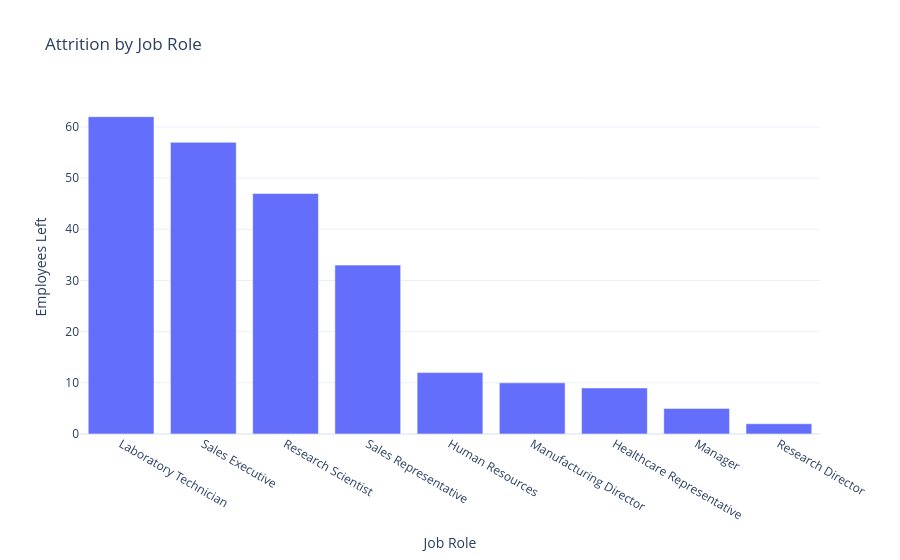

The cell this chart's notebook holds for it:
### Markdown cell above
### 12.5 Attrition by Job Role

### Code cell
fig = px.bar(
    job_role_attrition,
    x="JobRole",
    y="Employees_Left",
    title="Attrition by Job Role"
)

fig.update_layout(
    xaxis_title="Job Role",
    yaxis_title="Employees Left",
    template="plotly_white"
)

fig.show()

### Figure 1 — Plotly figure (JSON) as saved in the notebook; plotly's stock layout.template omitted (floating-point values rounded to 4 significant figures)
{"data": [{"hovertemplate": "JobRole=%{x}<br>Employees_Left=%{y}<extra></extra>", "legendgroup": "", "marker": {"color": "#636efa", "pattern": {"shape": ""}}, "name": "", "orientation": "v", "showlegend": false, "textposition": "auto", "type": "bar", "x": ["Laboratory Technician", "Sales Executive", "Research Scientist", "Sales Representative", "Human Resources", "Manufacturing Director", "Healthcare Representative", "Manager", "Research Director"], "xaxis": "x", "y": [62, 57, 47, 33, 12, 10, 9, 5, 2], "yaxis": "y"}], "layout": {"autosize": true, "barmode": "relative", "legend": {"tracegroupgap": 0}, "title": {"text": "Attrition by Job Role"}, "xaxis": {"anchor": "y", "autorange": true, "domain": [0, 1], "range": [-0.5, 8.5], "title": {"text": "Job Role"}, "type": "category"}, "yaxis": {"anchor": "x", "autorange": true, "domain": [0, 1], "range": [0, 65.26], "title": {"text": "Employees Left"}, "type": "linear"}}}
